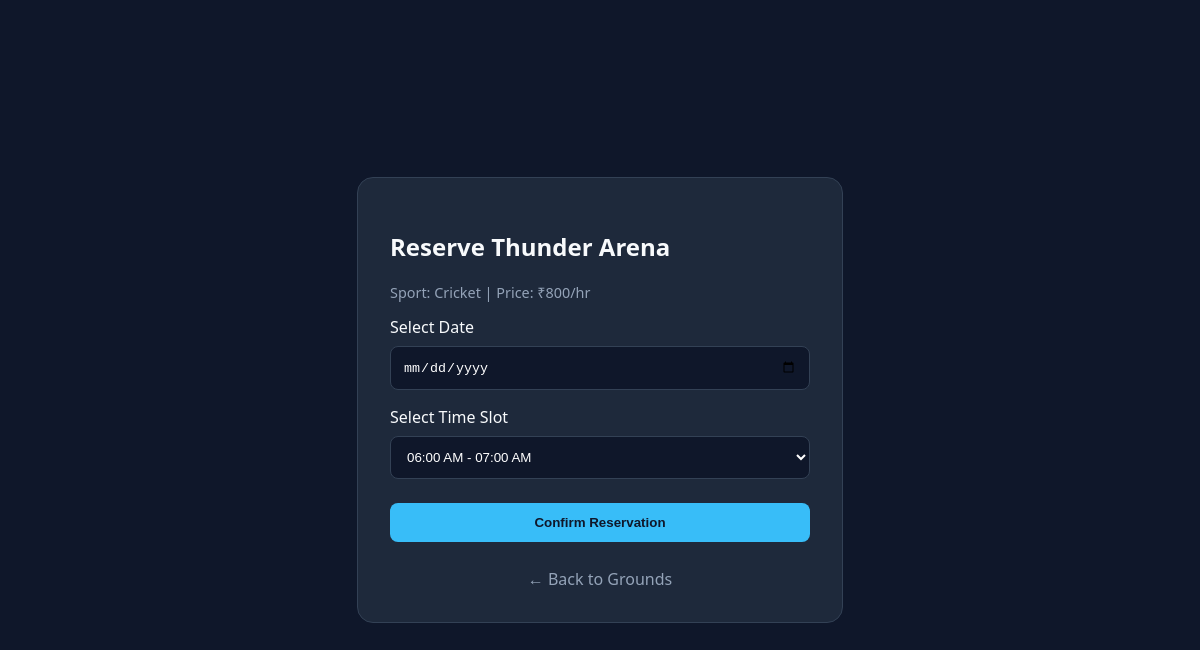
/book/3 (signed in), run on the app's committed database.
### app.py (models this page shows)
class Ground(db.Model):
    id = db.Column(db.Integer, primary_key=True)
    name = db.Column(db.String(100), nullable=False)
    sport_type = db.Column(db.String(50), nullable=False)
    location = db.Column(db.String(100), nullable=False)
    price_per_hour = db.Column(db.Integer, default=500)
    status = db.Column(db.String(20), default='Available')

### app.py (the view, shortened to what this page needs)
@app.route('/book/<int:ground_id>', methods=['GET', 'POST'])
@login_required
def create_booking(ground_id):
    ground = Ground.query.get_or_404(ground_id)
    error_message = None
    return render_template('booking_form.html', ground=ground, error=error_message)

### app.py (called while the page is built)
@login_manager.user_loader
def load_user(user_id):
    return User.query.get(int(user_id))

### templates/booking_form.html (shortened to what this page needs)
<!DOCTYPE html>
<html lang="en">
<head>
</head>
<body>
    <div class="card">
        <h2>Reserve {{ ground.name }}</h2>
        <p style="color: #94a3b8; font-size: 0.9rem;">Sport: {{ ground.sport_type }} | Price: ₹{{ ground.price_per_hour or 500 }}/hr</p>
        <form method="POST">
            <label>Select Date</label>
            <input type="date" id="date" name="date" required>
            <label>Select Time Slot</label>
            <select id="slot" name="slot" required>
                <option value="06:00-07:00">06:00 AM - 07:00 AM</option>
            </select>
            <button type="submit">Confirm Reservation</button>
        </form>
        <a href="{{ url_for('ground_list') }}" style="color: #94a3b8; text-decoration: none; display: block; text-align: center; margin-top: 10px;">← Back to Grounds</a>
    </div>
</body>
</html>

### templates/booking_form.html (style rules this page uses)
body { font-family: system-ui, sans-serif; background: #0f172a; color: #f8fafc; display: flex; justify-content: center; align-items: center; min-height: 100vh; margin: 0; }
.card { background: #1e293b; padding: 32px; border-radius: 16px; border: 1px solid #334155; width: 100%; max-width: 420px; }
input, select, button { width: 100%; padding: 12px; margin-top: 8px; margin-bottom: 16px; background: #0f172a; border: 1px solid #334155; border-radius: 8px; color: #fff; box-sizing: border-box; }
button { background: #38bdf8; color: #0f172a; font-weight: 700; border: none; cursor: pointer; }

### data on the page
Ground: name "Thunder Arena", sport_type "Cricket", price_per_hour "800"
